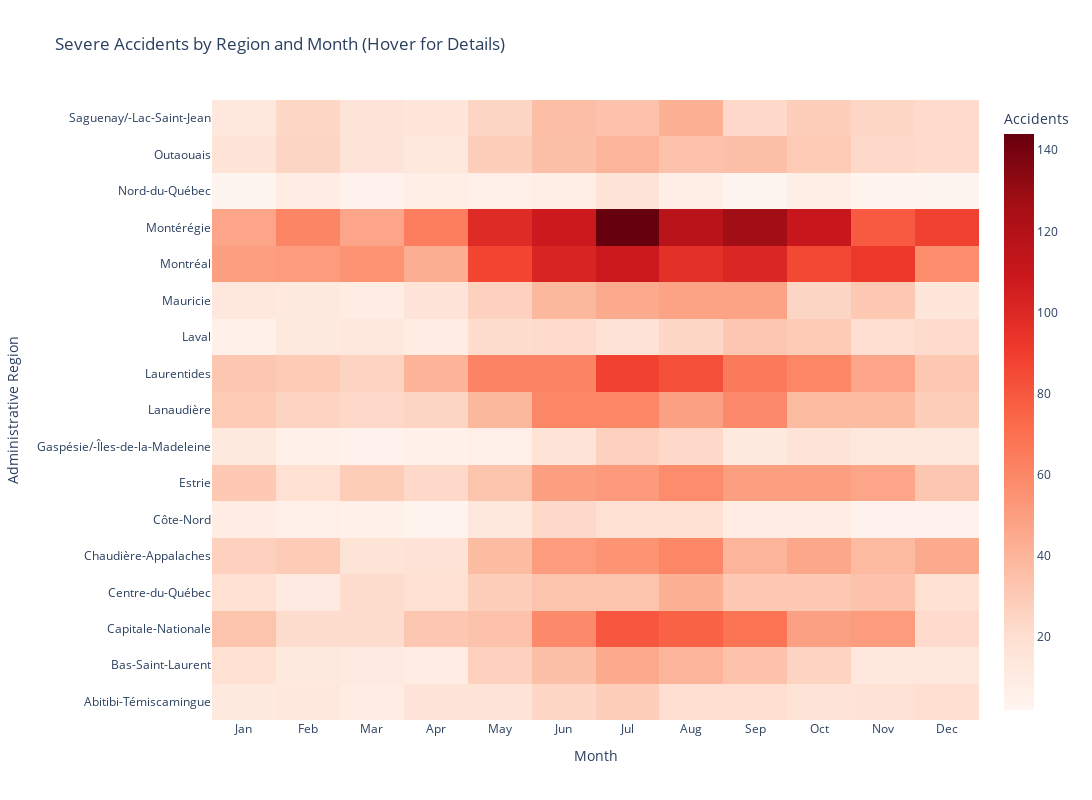

The notebook cell saved with this chart:
### Markdown cell above
1. Heatmap combinée Région × Mois pour les accidents graves

### Code cell
import pandas as pd
import plotly.graph_objects as go

# Mapping mois → abréviations
month_map = {
    1: 'Jan', 2: 'Feb', 3: 'Mar', 4: 'Apr',
    5: 'May', 6: 'Jun', 7: 'Jul', 8: 'Aug',
    9: 'Sep', 10: 'Oct', 11: 'Nov', 12: 'Dec'
}

# Préparation des données
df_grave = df[df['GRAVITE'] == 'Mortel ou grave'].dropna(subset=['REG_ADM', 'MS_ACCDN'])

# Convertir et filtrer les mois
df_grave['MS_ACCDN'] = pd.to_numeric(df_grave['MS_ACCDN'], errors='coerce').astype('Int64')
df_grave = df_grave[df_grave['MS_ACCDN'].between(1, 12)]

# Nettoyage des noms de régions
df_grave['REG_ADM'] = df_grave['REG_ADM'].str.replace(r"\s*\(\d+\)", "", regex=True)

# Pivot table
pivot = df_grave.pivot_table(index='REG_ADM', columns='MS_ACCDN', aggfunc='size', fill_value=0)

# Forcer tous les mois
for m in range(1, 13):
    if m not in pivot.columns:
        pivot[m] = 0

# Réordonner
pivot = pivot[sorted(pivot.columns)]

# Noms formatés pour x et y
x_labels = [month_map[m] for m in pivot.columns]
y_labels = pivot.index.tolist()
z_values = pivot.values

# Construction du texte de hover
hover_text = [[f"{val} severe accidents in {y_labels[i]} during {x_labels[j]}"
               for j, val in enumerate(row)] for i, row in enumerate(z_values)]

# Création de la figure interactive
fig = go.Figure(data=go.Heatmap(
    z=z_values,
    x=x_labels,
    y=y_labels,
    text=hover_text,
    hoverinfo="text",
    colorscale='Reds',
    colorbar=dict(title="Accidents")
))

fig.update_layout(
    title="Severe Accidents by Region and Month (Hover for Details)",
    xaxis_title="Month",
    yaxis_title="Administrative Region",
    width=1200,   
    height=800   
)

fig.show()

### Figure 1 — Plotly figure (JSON) as saved in the notebook; plotly's stock layout.template omitted (floating-point values rounded to 4 significant figures; data arrays with more than 128 entries replaced by an {"elided": "..."} marker saying what was removed)
{"data": [{"colorbar": {"title": {"text": "Accidents"}}, "colorscale": [[0, "rgb(255,245,240)"], [0.125, "rgb(254,224,210)"], [0.25, "rgb(252,187,161)"], [0.375, "rgb(252,146,114)"], [0.5, "rgb(251,106,74)"], [0.625, "rgb(239,59,44)"], [0.75, "rgb(203,24,29)"], [0.875, "rgb(165,15,21)"], [1, "rgb(103,0,13)"]], "hoverinfo": "text", "text": {"elided": "17x12 str values"}, "type": "heatmap", "x": ["Jan", "Feb", "Mar", "Apr", "May", "Jun", "Jul", "Aug", "Sep", "Oct", "Nov", "Dec"], "y": ["Abitibi-Témiscamingue", "Bas-Saint-Laurent", "Capitale-Nationale", "Centre-du-Québec", "Chaudière-Appalaches", "Côte-Nord", "Estrie", "Gaspésie/-Îles-de-la-Madeleine", "Lanaudière", "Laurentides", "Laval", "Mauricie", "Montréal", "Montérégie", "Nord-du-Québec", "Outaouais", "Saguenay/-Lac-Saint-Jean"], "z": {"elided": "17x12 int values"}}], "layout": {"height": 800, "title": {"text": "Severe Accidents by Region and Month (Hover for Details)"}, "width": 1200, "xaxis": {"title": {"text": "Month"}}, "yaxis": {"title": {"text": "Administrative Region"}}}}
